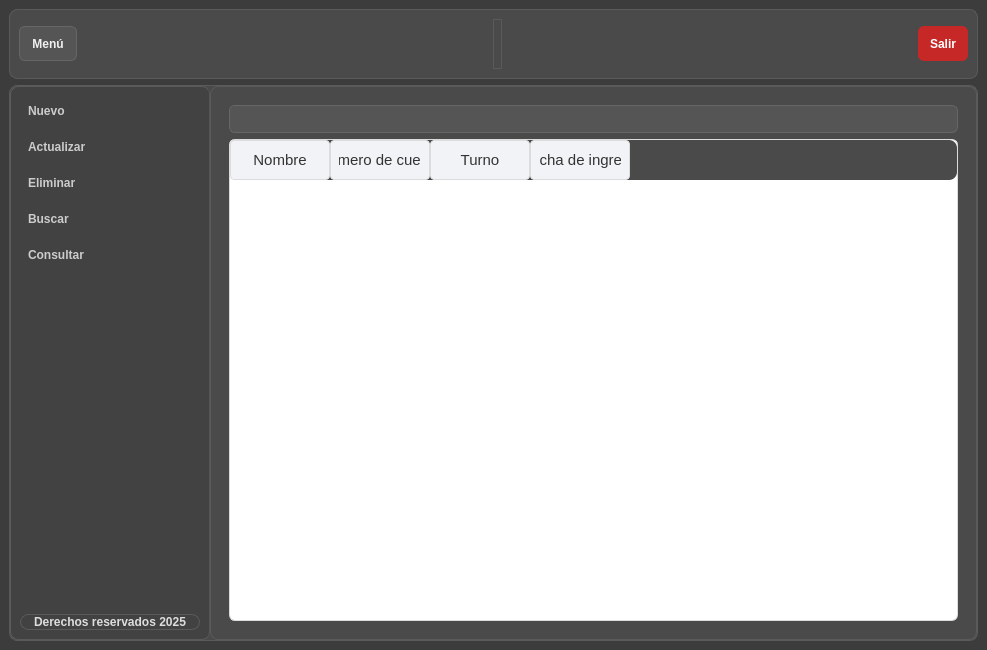
<?xml version="1.0" encoding="UTF-8"?>
<ui version="4.0">
 <class>MainWindow</class>
 <widget class="QMainWindow" name="MainWindow">
  <property name="geometry">
   <rect>
    <x>0</x>
    <y>0</y>
    <width>987</width>
    <height>650</height>
   </rect>
  </property>
  <property name="windowTitle">
   <string>MainWindow</string>
  </property>
  <property name="styleSheet">
   <string notr="true">/* ====== Ventana Principal ====== */
QMainWindow {
    background-color: #3c3c3c; /* Un gris oscuro, no negro */
}

/* ====== Marcos ====== */
QFrame {
    background-color: #4a4a4a; /* Gris medio para las &quot;tarjetas&quot; */
    border: 1px solid #5a5a5a;
    border-radius: 8px;
}

/* ====== Botones ====== */
QPushButton {
    background-color: #555555; /* Botones más claros */
    color: #f0f0f0;
    border: 1px solid #666666;
    border-radius: 6px;
    padding: 6px 12px;
    font-weight: bold;
}

QPushButton:hover {
    background-color: #666666;
    border: 1px solid #777777;
}

QPushButton:pressed {
    background-color: #777777;
}

/* ====== Botón de salir (rojo) ====== */
#boton_salir {
    background-color: #c62828;
    color: white;
    border: none;
    border-radius: 6px;
    font-weight: bold;
}

#boton_salir:hover {
    background-color: #e53935;
}

#boton_salir:pressed {
    background-color: #b71c1c;
}

/* ====== Campos de texto ====== */
QLineEdit {
    background-color: #505050; /* Un poco más claro que el marco */
    color: #e0e0e0;
    border: 1px solid #666666;
    border-radius: 4px;
    padding: 4px;
}

QLineEdit:focus {
    border: 1px solid #888888;
}

/* ====== Etiquetas ====== */
QLabel {
    color: #dddddd;
    font-weight: bold;
    background-color: transparent; /* Importante para que no tapen el fondo */
}

/* ====== Barra lateral ====== */
#frame_lateral {
    background-color: #424242; /* Un gris intermedio */
    border-right: 1px solid #555555;
}

/* ====== Stacked Widget (Fondo de acciones) ====== */
QStackedWidget {
    background-color: #4a4a4a; /* Mismo gris que los marcos */
    border: none;
}

/* ====== Botones de acciones laterales ====== */
#boton_agregar, #boton_actualizar, #boton_eliminar, #boton_buscar, #boton_consultar {
    background-color: transparent;
    color: #cccccc;
    text-align: left;
    border: none;
    padding: 8px;
    font-weight: bold;
}

#boton_agregar:hover, #boton_actualizar:hover, #boton_eliminar:hover, #boton_buscar:hover, #boton_consultar:hover {
    background-color: #555555; /* Un hover gris más notable */
    color: white;
}</string>
  </property>
  <widget class="QWidget" name="centralwidget">
   <property name="minimumSize">
    <size>
     <width>35</width>
     <height>35</height>
    </size>
   </property>
   <layout class="QVBoxLayout" name="verticalLayout" stretch="1,8">
    <property name="spacing">
     <number>6</number>
    </property>
    <property name="leftMargin">
     <number>9</number>
    </property>
    <property name="topMargin">
     <number>9</number>
    </property>
    <property name="rightMargin">
     <number>9</number>
    </property>
    <property name="bottomMargin">
     <number>9</number>
    </property>
    <item>
     <widget class="QFrame" name="frame_superior">
      <property name="frameShape">
       <enum>QFrame::StyledPanel</enum>
      </property>
      <property name="frameShadow">
       <enum>QFrame::Raised</enum>
      </property>
      <layout class="QHBoxLayout" name="horizontalLayout">
       <item>
        <widget class="QPushButton" name="boton_menu">
         <property name="minimumSize">
          <size>
           <width>0</width>
           <height>35</height>
          </size>
         </property>
         <property name="text">
          <string>Menú</string>
         </property>
         <property name="icon">
          <iconset>
           <normaloff>../resources/images/boton_menu.png</normaloff>../resources/images/boton_menu.png</iconset>
         </property>
         <property name="iconSize">
          <size>
           <width>32</width>
           <height>32</height>
          </size>
         </property>
        </widget>
       </item>
       <item>
        <spacer name="horizontalSpacer">
         <property name="orientation">
          <enum>Qt::Horizontal</enum>
         </property>
         <property name="sizeHint" stdset="0">
          <size>
           <width>303</width>
           <height>20</height>
          </size>
         </property>
        </spacer>
       </item>
       <item>
        <widget class="QLabel" name="label">
         <property name="text">
          <string/>
         </property>
        </widget>
       </item>
       <item>
        <spacer name="horizontalSpacer_2">
         <property name="orientation">
          <enum>Qt::Horizontal</enum>
         </property>
         <property name="sizeHint" stdset="0">
          <size>
           <width>303</width>
           <height>20</height>
          </size>
         </property>
        </spacer>
       </item>
       <item>
        <widget class="QPushButton" name="boton_salir">
         <property name="minimumSize">
          <size>
           <width>0</width>
           <height>35</height>
          </size>
         </property>
         <property name="text">
          <string>Salir</string>
         </property>
         <property name="icon">
          <iconset>
           <normaloff>../resources/images/salir.png</normaloff>../resources/images/salir.png</iconset>
         </property>
         <property name="iconSize">
          <size>
           <width>32</width>
           <height>32</height>
          </size>
         </property>
        </widget>
       </item>
      </layout>
     </widget>
    </item>
    <item>
     <widget class="QFrame" name="frame_central">
      <property name="minimumSize">
       <size>
        <width>50</width>
        <height>50</height>
       </size>
      </property>
      <property name="frameShape">
       <enum>QFrame::StyledPanel</enum>
      </property>
      <property name="frameShadow">
       <enum>QFrame::Raised</enum>
      </property>
      <layout class="QHBoxLayout" name="horizontalLayout_2">
       <property name="spacing">
        <number>0</number>
       </property>
       <property name="leftMargin">
        <number>0</number>
       </property>
       <property name="topMargin">
        <number>0</number>
       </property>
       <property name="rightMargin">
        <number>0</number>
       </property>
       <property name="bottomMargin">
        <number>0</number>
       </property>
       <item>
        <widget class="QFrame" name="frame_lateral">
         <property name="minimumSize">
          <size>
           <width>200</width>
           <height>0</height>
          </size>
         </property>
         <property name="maximumSize">
          <size>
           <width>0</width>
           <height>16777215</height>
          </size>
         </property>
         <property name="frameShape">
          <enum>QFrame::StyledPanel</enum>
         </property>
         <property name="frameShadow">
          <enum>QFrame::Raised</enum>
         </property>
         <layout class="QVBoxLayout" name="verticalLayout_2">
          <item>
           <widget class="QPushButton" name="boton_agregar">
            <property name="text">
             <string>Nuevo</string>
            </property>
            <property name="icon">
             <iconset>
              <normaloff>../resources/images/boton_agregar.png</normaloff>../resources/images/boton_agregar.png</iconset>
            </property>
            <property name="iconSize">
             <size>
              <width>32</width>
              <height>32</height>
             </size>
            </property>
           </widget>
          </item>
          <item>
           <widget class="QPushButton" name="boton_actualizar">
            <property name="text">
             <string>Actualizar</string>
            </property>
            <property name="icon">
             <iconset>
              <normaloff>../resources/images/boton_modificar.png</normaloff>../resources/images/boton_modificar.png</iconset>
            </property>
            <property name="iconSize">
             <size>
              <width>32</width>
              <height>32</height>
             </size>
            </property>
           </widget>
          </item>
          <item>
           <widget class="QPushButton" name="boton_eliminar">
            <property name="text">
             <string>Eliminar</string>
            </property>
            <property name="icon">
             <iconset>
              <normaloff>../resources/images/boton_eliminar.png</normaloff>../resources/images/boton_eliminar.png</iconset>
            </property>
            <property name="iconSize">
             <size>
              <width>32</width>
              <height>32</height>
             </size>
            </property>
           </widget>
          </item>
          <item>
           <widget class="QPushButton" name="boton_buscar">
            <property name="text">
             <string>Buscar</string>
            </property>
            <property name="icon">
             <iconset>
              <normaloff>../resources/images/BUSCAR.png</normaloff>../resources/images/BUSCAR.png</iconset>
            </property>
            <property name="iconSize">
             <size>
              <width>32</width>
              <height>32</height>
             </size>
            </property>
           </widget>
          </item>
          <item>
           <widget class="QPushButton" name="boton_consultar">
            <property name="text">
             <string>Consultar</string>
            </property>
            <property name="icon">
             <iconset>
              <normaloff>../resources/images/boton_consultar.png</normaloff>../resources/images/boton_consultar.png</iconset>
            </property>
            <property name="iconSize">
             <size>
              <width>32</width>
              <height>31</height>
             </size>
            </property>
           </widget>
          </item>
          <item>
           <spacer name="verticalSpacer">
            <property name="orientation">
             <enum>Qt::Vertical</enum>
            </property>
            <property name="sizeHint" stdset="0">
             <size>
              <width>20</width>
              <height>205</height>
             </size>
            </property>
           </spacer>
          </item>
          <item>
           <widget class="QLabel" name="label_mensaje">
            <property name="layoutDirection">
             <enum>Qt::LeftToRight</enum>
            </property>
            <property name="text">
             <string>Derechos reservados 2025</string>
            </property>
            <property name="alignment">
             <set>Qt::AlignCenter</set>
            </property>
           </widget>
          </item>
         </layout>
        </widget>
       </item>
       <item>
        <widget class="QFrame" name="frame_paginas">
         <property name="frameShape">
          <enum>QFrame::StyledPanel</enum>
         </property>
         <property name="frameShadow">
          <enum>QFrame::Raised</enum>
         </property>
         <layout class="QVBoxLayout" name="verticalLayout_3">
          <item>
           <widget class="QStackedWidget" name="stackedWidget">
            <property name="currentIndex">
             <number>4</number>
            </property>
            <widget class="QWidget" name="page_agregar">
             <widget class="QWidget" name="layoutWidget">
              <property name="geometry">
               <rect>
                <x>100</x>
                <y>80</y>
                <width>421</width>
                <height>261</height>
               </rect>
              </property>
              <layout class="QVBoxLayout" name="verticalLayout_4">
               <item>
                <layout class="QGridLayout" name="gridLayout">
                 <item row="1" column="1">
                  <widget class="QLineEdit" name="descripcion_agregar"/>
                 </item>
                 <item row="0" column="0">
                  <widget class="QLabel" name="label_2">
                   <property name="minimumSize">
                    <size>
                     <width>100</width>
                     <height>0</height>
                    </size>
                   </property>
                   <property name="maximumSize">
                    <size>
                     <width>100</width>
                     <height>16777215</height>
                    </size>
                   </property>
                   <property name="text">
                    <string>Nombre</string>
                   </property>
                  </widget>
                 </item>
                 <item row="1" column="0">
                  <widget class="QLabel" name="label_3">
                   <property name="text">
                    <string>Numero de cuenta</string>
                   </property>
                  </widget>
                 </item>
                 <item row="0" column="2">
                  <widget class="QPushButton" name="buscar_guardar">
                   <property name="text">
                    <string/>
                   </property>
                   <property name="icon">
                    <iconset>
                     <normaloff>../resources/images/BUSCAR.png</normaloff>../resources/images/BUSCAR.png</iconset>
                   </property>
                  </widget>
                 </item>
                 <item row="2" column="0">
                  <widget class="QLabel" name="label_4">
                   <property name="text">
                    <string>Turno</string>
                   </property>
                  </widget>
                 </item>
                 <item row="0" column="1">
                  <widget class="QLineEdit" name="sku_agregar">
                   <property name="minimumSize">
                    <size>
                     <width>150</width>
                     <height>0</height>
                    </size>
                   </property>
                   <property name="maximumSize">
                    <size>
                     <width>150</width>
                     <height>16777215</height>
                    </size>
                   </property>
                  </widget>
                 </item>
                 <item row="2" column="1">
                  <widget class="QLineEdit" name="existencia_agregar">
                   <property name="minimumSize">
                    <size>
                     <width>80</width>
                     <height>0</height>
                    </size>
                   </property>
                   <property name="maximumSize">
                    <size>
                     <width>80</width>
                     <height>16777215</height>
                    </size>
                   </property>
                  </widget>
                 </item>
                </layout>
               </item>
               <item>
                <widget class="QPushButton" name="accion_guardar">
                 <property name="text">
                  <string>Guardar</string>
                 </property>
                 <property name="icon">
                  <iconset>
                   <normaloff>../resources/images/guardar.png</normaloff>../resources/images/guardar.png</iconset>
                 </property>
                 <property name="iconSize">
                  <size>
                   <width>32</width>
                   <height>32</height>
                  </size>
                 </property>
                </widget>
               </item>
              </layout>
             </widget>
            </widget>
            <widget class="QWidget" name="page_actualizar">
             <widget class="QWidget" name="layoutWidget_2">
              <property name="geometry">
               <rect>
                <x>110</x>
                <y>91</y>
                <width>493</width>
                <height>202</height>
               </rect>
              </property>
              <layout class="QGridLayout" name="gridLayout_2">
               <item row="2" column="0">
                <widget class="QLabel" name="label_6">
                 <property name="text">
                  <string>Turno</string>
                 </property>
                </widget>
               </item>
               <item row="2" column="1">
                <widget class="QLineEdit" name="existencia_actualizar">
                 <property name="minimumSize">
                  <size>
                   <width>80</width>
                   <height>0</height>
                  </size>
                 </property>
                 <property name="maximumSize">
                  <size>
                   <width>80</width>
                   <height>16777215</height>
                  </size>
                 </property>
                </widget>
               </item>
               <item row="0" column="1">
                <widget class="QLineEdit" name="sku_actualizar">
                 <property name="minimumSize">
                  <size>
                   <width>150</width>
                   <height>0</height>
                  </size>
                 </property>
                 <property name="maximumSize">
                  <size>
                   <width>150</width>
                   <height>16777215</height>
                  </size>
                 </property>
                </widget>
               </item>
               <item row="0" column="0">
                <widget class="QLabel" name="label_7">
                 <property name="minimumSize">
                  <size>
                   <width>100</width>
                   <height>0</height>
                  </size>
                 </property>
                 <property name="maximumSize">
                  <size>
                   <width>100</width>
                   <height>16777215</height>
                  </size>
                 </property>
                 <property name="text">
                  <string>Name</string>
                 </property>
                </widget>
               </item>
               <item row="1" column="0">
                <widget class="QLabel" name="label_8">
                 <property name="text">
                  <string>Numero de cuenta</string>
                 </property>
                </widget>
               </item>
               <item row="1" column="1">
                <widget class="QLineEdit" name="descripcion_actualizar"/>
               </item>
               <item row="3" column="0">
                <widget class="QLabel" name="label_9">
                 <property name="text">
                  <string>Fecha de ingreso</string>
                 </property>
                </widget>
               </item>
               <item row="3" column="1">
                <widget class="QLineEdit" name="precio_actualizar">
                 <property name="minimumSize">
                  <size>
                   <width>300</width>
                   <height>0</height>
                  </size>
                 </property>
                 <property name="maximumSize">
                  <size>
                   <width>80</width>
                   <height>16777215</height>
                  </size>
                 </property>
                </widget>
               </item>
               <item row="0" column="2">
                <widget class="QPushButton" name="buscar_actualizar">
                 <property name="text">
                  <string/>
                 </property>
                 <property name="icon">
                  <iconset>
                   <normaloff>../resources/images/BUSCAR.png</normaloff>../resources/images/BUSCAR.png</iconset>
                 </property>
                </widget>
               </item>
              </layout>
             </widget>
             <widget class="QPushButton" name="accion_actualizar">
              <property name="geometry">
               <rect>
                <x>110</x>
                <y>300</y>
                <width>419</width>
                <height>50</height>
               </rect>
              </property>
              <property name="text">
               <string>Actualizar</string>
              </property>
              <property name="icon">
               <iconset>
                <normaloff>../resources/images/boton_modificar.png</normaloff>../resources/images/boton_modificar.png</iconset>
              </property>
              <property name="iconSize">
               <size>
                <width>32</width>
                <height>32</height>
               </size>
              </property>
             </widget>
            </widget>
            <widget class="QWidget" name="page_eliminar">
             <widget class="QWidget" name="layoutWidget_3">
              <property name="geometry">
               <rect>
                <x>90</x>
                <y>100</y>
                <width>537</width>
                <height>202</height>
               </rect>
              </property>
              <layout class="QGridLayout" name="gridLayout_3">
               <item row="3" column="1">
                <widget class="QLineEdit" name="precio_eliminar">
                 <property name="minimumSize">
                  <size>
                   <width>300</width>
                   <height>0</height>
                  </size>
                 </property>
                 <property name="maximumSize">
                  <size>
                   <width>80</width>
                   <height>16777215</height>
                  </size>
                 </property>
                </widget>
               </item>
               <item row="1" column="1">
                <widget class="QLineEdit" name="descripcion_eliminar"/>
               </item>
               <item row="3" column="0">
                <widget class="QLabel" name="label_13">
                 <property name="text">
                  <string>Fecha de ingreso</string>
                 </property>
                </widget>
               </item>
               <item row="1" column="0">
                <widget class="QLabel" name="label_12">
                 <property name="text">
                  <string>Numero de cuenta</string>
                 </property>
                </widget>
               </item>
               <item row="0" column="0">
                <widget class="QLabel" name="label_11">
                 <property name="minimumSize">
                  <size>
                   <width>100</width>
                   <height>0</height>
                  </size>
                 </property>
                 <property name="maximumSize">
                  <size>
                   <width>100</width>
                   <height>16777215</height>
                  </size>
                 </property>
                 <property name="text">
                  <string>Nombre</string>
                 </property>
                </widget>
               </item>
               <item row="0" column="1">
                <widget class="QLineEdit" name="sku_eliminar">
                 <property name="minimumSize">
                  <size>
                   <width>150</width>
                   <height>0</height>
                  </size>
                 </property>
                 <property name="maximumSize">
                  <size>
                   <width>150</width>
                   <height>16777215</height>
                  </size>
                 </property>
                </widget>
               </item>
               <item row="2" column="0">
                <widget class="QLabel" name="label_10">
                 <property name="text">
                  <string>Turno</string>
                 </property>
                </widget>
               </item>
               <item row="2" column="1">
                <widget class="QLineEdit" name="existencia_eliminar">
                 <property name="minimumSize">
                  <size>
                   <width>80</width>
                   <height>0</height>
                  </size>
                 </property>
                 <property name="maximumSize">
                  <size>
                   <width>80</width>
                   <height>16777215</height>
                  </size>
                 </property>
                </widget>
               </item>
               <item row="0" column="2">
                <widget class="QPushButton" name="buscar_eliminar">
                 <property name="text">
                  <string>Buscar</string>
                 </property>
                 <property name="icon">
                  <iconset>
                   <normaloff>../resources/images/BUSCAR.png</normaloff>../resources/images/BUSCAR.png</iconset>
                 </property>
                </widget>
               </item>
              </layout>
             </widget>
             <widget class="QPushButton" name="accion_eliminar">
              <property name="geometry">
               <rect>
                <x>90</x>
                <y>309</y>
                <width>419</width>
                <height>50</height>
               </rect>
              </property>
              <property name="text">
               <string>Eliminar</string>
              </property>
              <property name="icon">
               <iconset>
                <normaloff>../resources/images/boton_eliminar.png</normaloff>../resources/images/boton_eliminar.png</iconset>
              </property>
              <property name="iconSize">
               <size>
                <width>32</width>
                <height>32</height>
               </size>
              </property>
             </widget>
            </widget>
            <widget class="QWidget" name="page_buscar">
             <widget class="QPushButton" name="accion_limpiar">
              <property name="geometry">
               <rect>
                <x>90</x>
                <y>329</y>
                <width>419</width>
                <height>50</height>
               </rect>
              </property>
              <property name="text">
               <string>Limpiar</string>
              </property>
              <property name="icon">
               <iconset>
                <normaloff>../resources/images/limpiar.png</normaloff>../resources/images/limpiar.png</iconset>
              </property>
              <property name="iconSize">
               <size>
                <width>32</width>
                <height>32</height>
               </size>
              </property>
             </widget>
             <widget class="QWidget" name="layoutWidget_4">
              <property name="geometry">
               <rect>
                <x>90</x>
                <y>120</y>
                <width>537</width>
                <height>202</height>
               </rect>
              </property>
              <layout class="QGridLayout" name="gridLayout_4">
               <item row="2" column="0">
                <widget class="QLabel" name="label_17">
                 <property name="text">
                  <string>Turno</string>
                 </property>
                </widget>
               </item>
               <item row="0" column="1">
                <widget class="QLineEdit" name="sku_buscar">
                 <property name="minimumSize">
                  <size>
                   <width>150</width>
                   <height>0</height>
                  </size>
                 </property>
                 <property name="maximumSize">
                  <size>
                   <width>150</width>
                   <height>16777215</height>
                  </size>
                 </property>
                </widget>
               </item>
               <item row="0" column="0">
                <widget class="QLabel" name="label_16">
                 <property name="minimumSize">
                  <size>
                   <width>100</width>
                   <height>0</height>
                  </size>
                 </property>
                 <property name="maximumSize">
                  <size>
                   <width>100</width>
                   <height>16777215</height>
                  </size>
                 </property>
                 <property name="text">
                  <string>Nombre</string>
                 </property>
                </widget>
               </item>
               <item row="1" column="0">
                <widget class="QLabel" name="label_15">
                 <property name="text">
                  <string>Numero de cuenta</string>
                 </property>
                </widget>
               </item>
               <item row="2" column="1">
                <widget class="QLineEdit" name="existencia_buscar">
                 <property name="minimumSize">
                  <size>
                   <width>80</width>
                   <height>0</height>
                  </size>
                 </property>
                 <property name="maximumSize">
                  <size>
                   <width>80</width>
                   <height>16777215</height>
                  </size>
                 </property>
                </widget>
               </item>
               <item row="3" column="1">
                <widget class="QLineEdit" name="precio_buscar">
                 <property name="minimumSize">
                  <size>
                   <width>300</width>
                   <height>0</height>
                  </size>
                 </property>
                 <property name="maximumSize">
                  <size>
                   <width>80</width>
                   <height>16777215</height>
                  </size>
                 </property>
                </widget>
               </item>
               <item row="3" column="0">
                <widget class="QLabel" name="label_14">
                 <property name="text">
                  <string>Fecha de ingreso</string>
                 </property>
                </widget>
               </item>
               <item row="1" column="1">
                <widget class="QLineEdit" name="descripcion_buscar"/>
               </item>
               <item row="0" column="2">
                <widget class="QPushButton" name="buscar_buscar">
                 <property name="text">
                  <string>Buscar</string>
                 </property>
                 <property name="icon">
                  <iconset>
                   <normaloff>../resources/images/BUSCAR.png</normaloff>../resources/images/BUSCAR.png</iconset>
                 </property>
                </widget>
               </item>
              </layout>
             </widget>
            </widget>
            <widget class="QWidget" name="page_consultar">
             <layout class="QVBoxLayout" name="verticalLayout_6">
              <item>
               <widget class="QPushButton" name="boton_refresh">
                <property name="text">
                 <string/>
                </property>
                <property name="icon">
                 <iconset>
                  <normaloff>../resources/images/boton_refrescar.png</normaloff>../resources/images/boton_refrescar.png</iconset>
                </property>
               </widget>
              </item>
              <item>
               <widget class="QTableWidget" name="tabla_productos">
                <property name="styleSheet">
                 <string notr="true">/* === Tablas === */
QTableWidget {
    background-color: #ffffff;
    color: #333333;
    gridline-color: #e0e0e0;
    border: 1px solid #dcdcdc;
    border-radius: 6px;
    font-family: &quot;Segoe UI Variable&quot;, &quot;Roboto&quot;, &quot;Open Sans&quot;, sans-serif;
    font-size: 15px;
    font-weight: 300;
    selection-background-color: #e8f0fe; /* azul claro al seleccionar */
    selection-color: #0078d7;
    alternate-background-color: #f9fafc; /* filas alternadas */
}

/* Cabecera horizontal */
QHeaderView::section {
    background-color: #f1f3f6;
    color: #333333;
    border: 1px solid #dcdcdc;
    border-radius: 4px;
    font-weight: 400;
    font-size: 15px;
    padding: 8px;
}

/* Cabecera horizontal al pasar el cursor */
QHeaderView::section:hover {
    background-color: #e8ecf1;
}

/* Celdas */
QTableWidget::item {
    padding: 6px;
    border: none;
}

/* Celda seleccionada */
QTableWidget::item:selected {
    background-color: #e8f0fe;
    color: #0078d7;
}

/* Bordes del header alineados al contenido */
QHeaderView {
    border: none;
}

/* Barra de desplazamiento dentro de la tabla */
QTableCornerButton::section {
    background-color: #f1f3f6;
    border: 1px solid #dcdcdc;
}

/* Scrollbars coherentes dentro de tablas */
QTableWidget QScrollBar:vertical {
    border: none;
    background: #f0f0f0;
    width: 10px;
    border-radius: 4px;
}
QTableWidget QScrollBar::handle:vertical {
    background: #cccccc;
    min-height: 20px;
    border-radius: 4px;
}
QTableWidget QScrollBar::handle:vertical:hover {
    background: #0078d7;
}
QTableWidget QScrollBar::add-line:vertical,
QTableWidget QScrollBar::sub-line:vertical {
    height: 0;
}</string>
                </property>
                <column>
                 <property name="text">
                  <string>Nombre</string>
                 </property>
                </column>
                <column>
                 <property name="text">
                  <string>Numero de cuenta</string>
                 </property>
                </column>
                <column>
                 <property name="text">
                  <string>Turno</string>
                 </property>
                </column>
                <column>
                 <property name="text">
                  <string>Fecha de ingreso</string>
                 </property>
                </column>
               </widget>
              </item>
             </layout>
            </widget>
           </widget>
          </item>
         </layout>
        </widget>
       </item>
      </layout>
     </widget>
    </item>
   </layout>
  </widget>
 </widget>
 <resources/>
 <connections/>
</ui>
